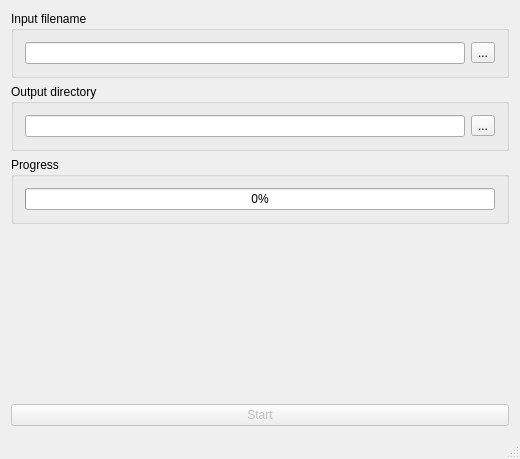
<?xml version="1.0" encoding="UTF-8"?>
<ui version="4.0">
 <class>MainWindow</class>
 <widget class="QMainWindow" name="MainWindow">
  <property name="geometry">
   <rect>
    <x>0</x>
    <y>0</y>
    <width>520</width>
    <height>459</height>
   </rect>
  </property>
  <property name="windowTitle">
   <string>Extract PNG</string>
  </property>
  <widget class="QWidget" name="centralWidget">
   <layout class="QVBoxLayout" name="verticalLayout_4">
    <item>
     <widget class="QGroupBox" name="groupBox">
      <property name="title">
       <string>Input filename</string>
      </property>
      <layout class="QVBoxLayout" name="verticalLayout">
       <item>
        <layout class="QHBoxLayout" name="horizontalLayout">
         <item>
          <widget class="QLineEdit" name="inputFilename"/>
         </item>
         <item>
          <widget class="QToolButton" name="toolButton">
           <property name="text">
            <string>...</string>
           </property>
          </widget>
         </item>
        </layout>
       </item>
      </layout>
     </widget>
    </item>
    <item>
     <widget class="QGroupBox" name="groupBox_2">
      <property name="title">
       <string>Output directory</string>
      </property>
      <layout class="QVBoxLayout" name="verticalLayout_2">
       <item>
        <layout class="QHBoxLayout" name="horizontalLayout_2">
         <item>
          <widget class="QLineEdit" name="outputDirectory"/>
         </item>
         <item>
          <widget class="QToolButton" name="toolButton_2">
           <property name="text">
            <string>...</string>
           </property>
          </widget>
         </item>
        </layout>
       </item>
      </layout>
     </widget>
    </item>
    <item>
     <widget class="QGroupBox" name="groupBox_3">
      <property name="title">
       <string>Progress</string>
      </property>
      <layout class="QVBoxLayout" name="verticalLayout_3">
       <item>
        <widget class="QProgressBar" name="progressBar">
         <property name="value">
          <number>0</number>
         </property>
        </widget>
       </item>
      </layout>
     </widget>
    </item>
    <item>
     <spacer name="verticalSpacer">
      <property name="orientation">
       <enum>Qt::Vertical</enum>
      </property>
      <property name="sizeHint" stdset="0">
       <size>
        <width>20</width>
        <height>47</height>
       </size>
      </property>
     </spacer>
    </item>
    <item>
     <widget class="QPushButton" name="pushButton">
      <property name="enabled">
       <bool>false</bool>
      </property>
      <property name="text">
       <string>Start</string>
      </property>
     </widget>
    </item>
   </layout>
  </widget>
  <widget class="QMenuBar" name="menuBar">
   <property name="geometry">
    <rect>
     <x>0</x>
     <y>0</y>
     <width>520</width>
     <height>22</height>
    </rect>
   </property>
  </widget>
  <widget class="QStatusBar" name="statusBar"/>
 </widget>
 <layoutdefault spacing="6" margin="11"/>
 <resources/>
 <connections/>
</ui>
